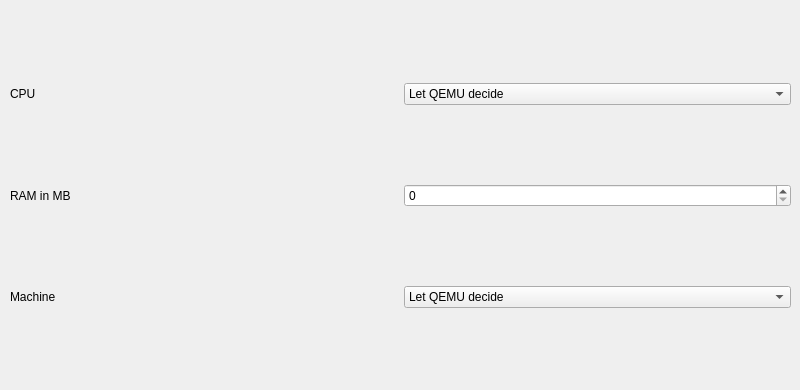
     <widget class="QWidget" name="page">
      <widget class="QWidget" name="gridLayoutWidget_7">
       <property name="geometry">
        <rect>
         <x>10</x>
         <y>10</y>
         <width>781</width>
         <height>371</height>
        </rect>
       </property>
       <layout class="QGridLayout" name="gridLayout_7">
        <item row="0" column="0">
         <widget class="QLabel" name="label_17">
          <property name="text">
           <string>CPU</string>
          </property>
         </widget>
        </item>
        <item row="1" column="0">
         <widget class="QLabel" name="label_19">
          <property name="text">
           <string>RAM in MB</string>
          </property>
         </widget>
        </item>
        <item row="2" column="0">
         <widget class="QLabel" name="label_18">
          <property name="text">
           <string>Machine</string>
          </property>
         </widget>
        </item>
        <item row="0" column="1">
         <widget class="QComboBox" name="comboBox_11">
          <item>
           <property name="text">
            <string>Let QEMU decide</string>
           </property>
          </item>
          <item>
           <property name="text">
            <string>486</string>
           </property>
          </item>
          <item>
           <property name="text">
            <string>Broadwell</string>
           </property>
          </item>
          <item>
           <property name="text">
            <string>Cascadelake-Server</string>
           </property>
          </item>
          <item>
           <property name="text">
            <string>Conroe</string>
           </property>
          </item>
          <item>
           <property name="text">
            <string>Cooperlake</string>
           </property>
          </item>
          <item>
           <property name="text">
            <string>Denverton</string>
           </property>
          </item>
          <item>
           <property name="text">
            <string>Dhyana</string>
           </property>
          </item>
          <item>
           <property name="text">
            <string>EPYC</string>
           </property>
          </item>
          <item>
           <property name="text">
            <string>EPYC-Milan</string>
           </property>
          </item>
          <item>
           <property name="text">
            <string>EPYC-Rome</string>
           </property>
          </item>
          <item>
           <property name="text">
            <string>Haswell</string>
           </property>
          </item>
          <item>
           <property name="text">
            <string>Icelake-Client (depreciated)</string>
           </property>
          </item>
          <item>
           <property name="text">
            <string>Icelake-Server</string>
           </property>
          </item>
          <item>
           <property name="text">
            <string>IvyBridge</string>
           </property>
          </item>
          <item>
           <property name="text">
            <string>KnightsMill</string>
           </property>
          </item>
          <item>
           <property name="text">
            <string>Nehalem</string>
           </property>
          </item>
          <item>
           <property name="text">
            <string>Opteron_G1</string>
           </property>
          </item>
          <item>
           <property name="text">
            <string>Opteron_G2</string>
           </property>
          </item>
          <item>
           <property name="text">
            <string>Opteron_G3</string>
           </property>
          </item>
          <item>
           <property name="text">
            <string>Opteron_G4</string>
           </property>
          </item>
          <item>
           <property name="text">
            <string>Opteron_G5</string>
           </property>
          </item>
          <item>
           <property name="text">
            <string>Penryn</string>
           </property>
          </item>
          <item>
           <property name="text">
            <string>SandyBridge</string>
           </property>
          </item>
          <item>
           <property name="text">
            <string>Skylake-Client</string>
           </property>
          </item>
          <item>
           <property name="text">
            <string>Skylake-Server</string>
           </property>
          </item>
          <item>
           <property name="text">
            <string>Snowridge</string>
           </property>
          </item>
          <item>
           <property name="text">
            <string>Westmere</string>
           </property>
          </item>
          <item>
           <property name="text">
            <string>athlon</string>
           </property>
          </item>
          <item>
           <property name="text">
            <string>core2duo</string>
           </property>
          </item>
          <item>
           <property name="text">
            <string>coreduo</string>
           </property>
          </item>
          <item>
           <property name="text">
            <string>kvm32</string>
           </property>
          </item>
          <item>
           <property name="text">
            <string>kvm64</string>
           </property>
          </item>
          <item>
           <property name="text">
            <string>n270</string>
           </property>
          </item>
          <item>
           <property name="text">
            <string>pentium</string>
           </property>
          </item>
          <item>
           <property name="text">
            <string>pentium2</string>
           </property>
          </item>
          <item>
           <property name="text">
            <string>pentium3</string>
           </property>
          </item>
          <item>
           <property name="text">
            <string>phenom</string>
           </property>
          </item>
          <item>
           <property name="text">
            <string>qemu32</string>
           </property>
          </item>
          <item>
           <property name="text">
            <string>qemu64</string>
           </property>
          </item>
          <item>
           <property name="text">
            <string>base</string>
           </property>
          </item>
          <item>
           <property name="text">
            <string>max</string>
           </property>
          </item>
          <item>
           <property name="text">
            <string>host</string>
           </property>
          </item>
         </widget>
        </item>
        <item row="1" column="1">
         <widget class="QSpinBox" name="spinBox_2">
          <property name="maximum">
           <number>32768</number>
          </property>
         </widget>
        </item>
        <item row="2" column="1">
         <widget class="QComboBox" name="comboBox_12">
          <item>
           <property name="text">
            <string>Let QEMU decide</string>
           </property>
          </item>
          <item>
           <property name="text">
            <string>microvm</string>
           </property>
          </item>
          <item>
           <property name="text">
            <string>pc</string>
           </property>
          </item>
          <item>
           <property name="text">
            <string>q35</string>
           </property>
          </item>
          <item>
           <property name="text">
            <string>isapc</string>
           </property>
          </item>
          <item>
           <property name="text">
            <string>none</string>
           </property>
          </item>
         </widget>
        </item>
       </layout>
      </widget>
     </widget>
